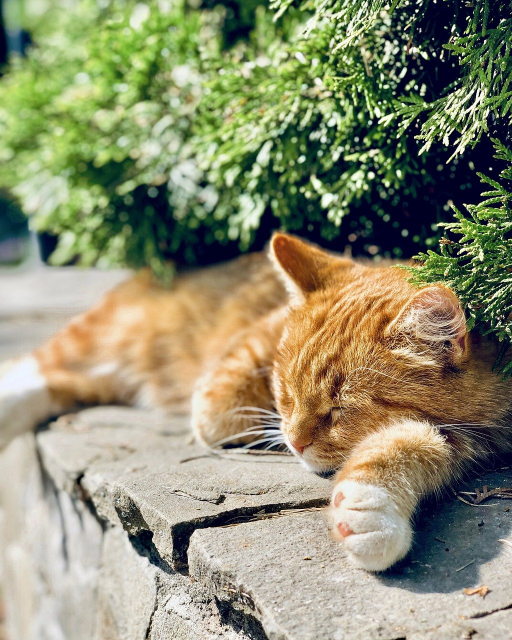
#> input picture atit/image/cat.jpg, 1024 x 1280 px (shown at 1/2 size)
$ python ex11.py
#> lines starting #> are read from the running program, lines starting #| are printed output that depends on the picture; after the words box and inside, x2 and y2 are one past the last pixel; in counts of white or black regions, pixels touching at a corner belong together
import cv2

#อ่านภาพ
img = cv2.imread("image/cat.jpg")
#> img is the input picture: shape (1280, 1024, 3); mean B, G, R 113.3, 142.4, 142.4

#กำหนดขนาด
imgresize = cv2.resize(img,(700,700))
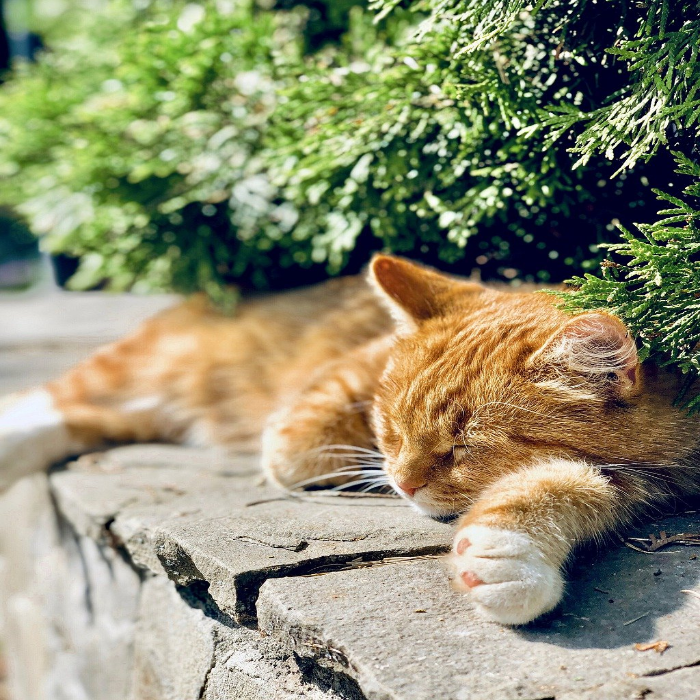
#> imgresize: shape (700, 700, 3); mean B, G, R 113.2, 142.3, 142.3

#วาดข้อความบนภาพ
# putText(ภาพ,ข้อความ,พิกัดที่จะแสดงข้อความ (x,y),font,ขนาดข้อความ,สี,ความหนา)

cv2.putText(imgresize,"Atit_อาทิตย์",(100,600),cv2.FONT_HERSHEY_SIMPLEX,3.5,(0,0,255),cv2.LINE_4)
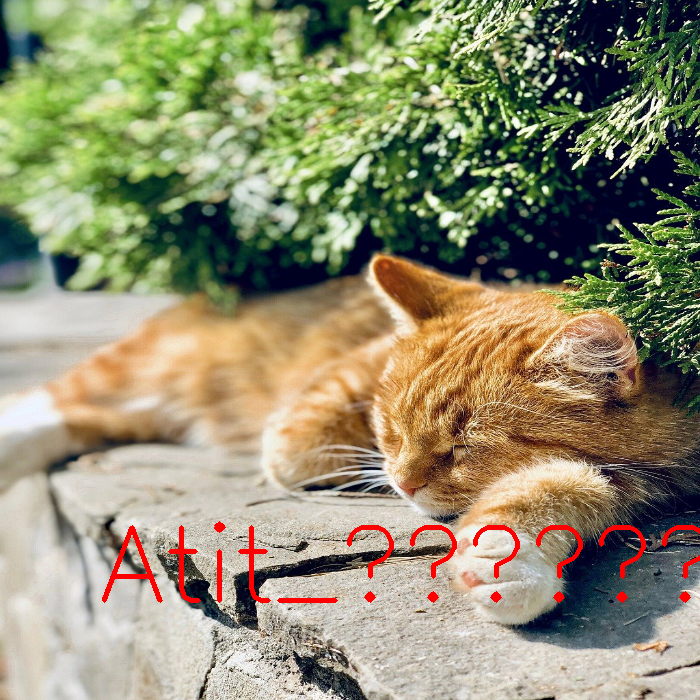
#> imgresize: shape (700, 700, 3); 1.23% of pixels changed, all inside (x1, y1, x2, y2) = (102, 521, 700, 603)

cv2.imshow("Output",imgresize)
cv2.waitKey(0)
cv2.destroyAllWindows()

$ run again, with atit/image/ball2d.jpg copied over atit/image/cat.jpg
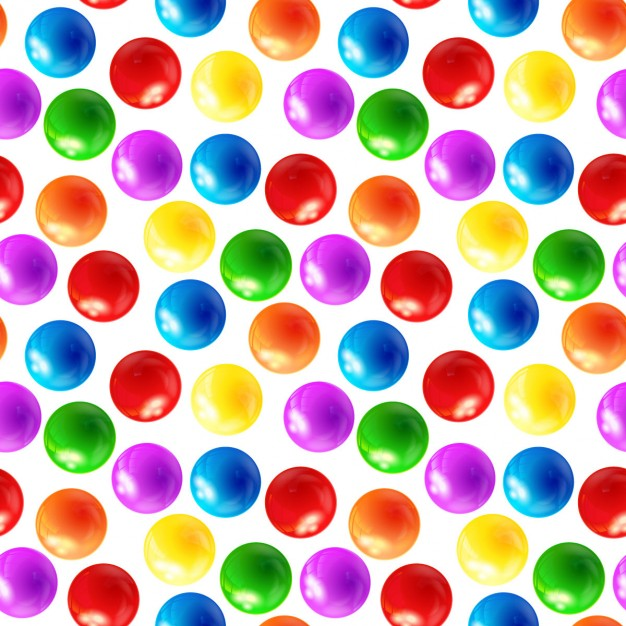
#> input picture atit/image/ball2d.jpg, 626 x 626 px
#> img is the input picture: shape (626, 626, 3); mean B, G, R 168.2, 172.2, 199.6
#> `imgresize = cv2.resize(img,(700,700))`:
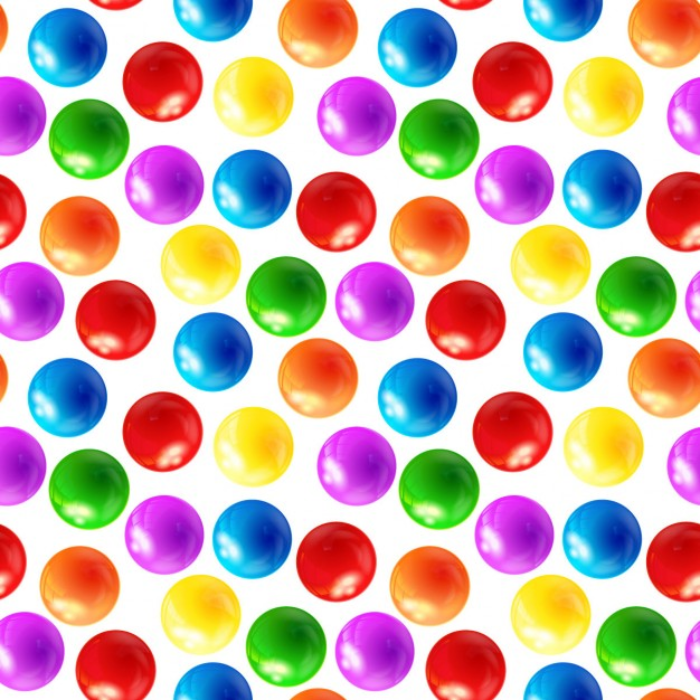
#> imgresize: shape (700, 700, 3); mean B, G, R 168.1, 172.1, 199.5
#> `cv2.putText(imgresize,"Atit_อาทิตย์",(100,600),cv2.FONT_HERSHEY_SIMPLE..`:
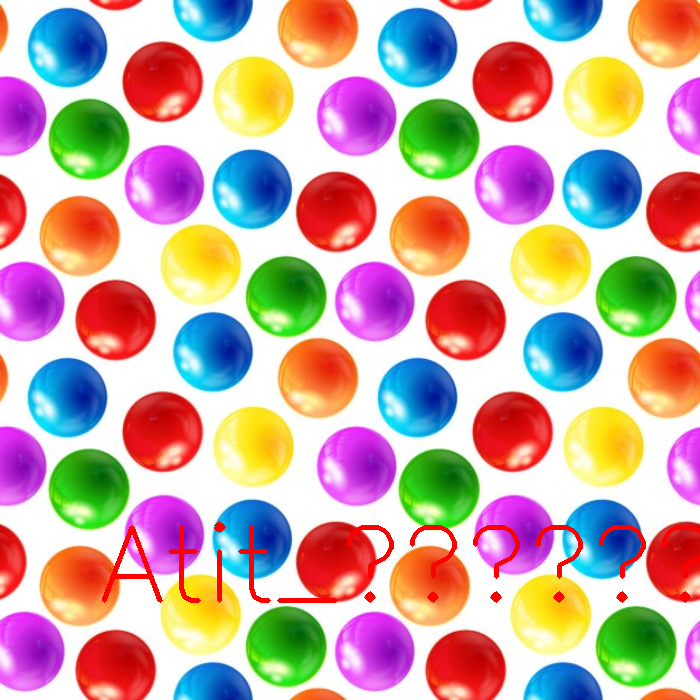
#> imgresize: shape (700, 700, 3); 1.23% of pixels changed, all inside (x1, y1, x2, y2) = (102, 521, 700, 603)
